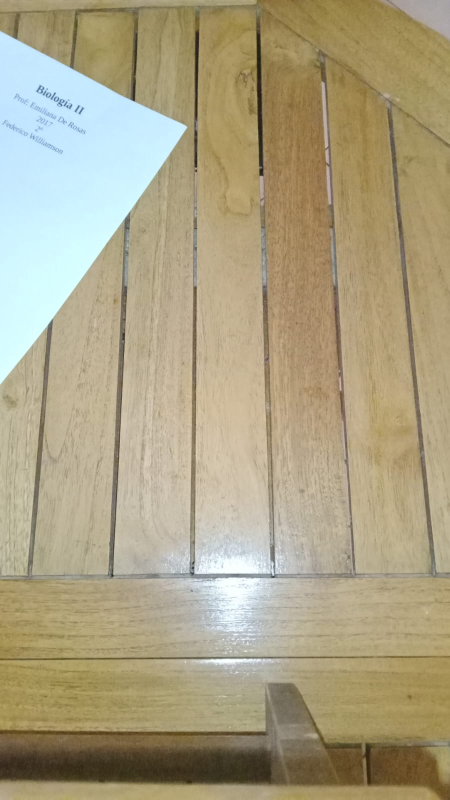
#> input picture datasets/caratulas/corner_flash_nolight.jpeg, 899 x 1599 px (shown at 1/2 size)
$ python -i main.py   (imports and definitions only)
#> lines starting #> are read from the running program, lines starting #| are printed output that depends on the picture; after the words box and inside, x2 and y2 are one past the last pixel; in counts of white or black regions, pixels touching at a corner belong together
#> further down, picture is the input picture: shape (1599, 899, 3); mean B, G, R 132, 161.8, 171.7
import itertools
from functools import cache

import cv2
import numpy as np
from pathlib import Path
from typing import Any, Callable, TypeAlias
import cv2 as cv
import pandas as pd
import logging
from rich.layout import Panel
from rich.logging import RichHandler
from rich.progress import track
from rich.console import Console

from dataset import Dataset
from dataset_item import DatasetItem
from utils import Utils

# [3 lines not run here, left out]

log = logging.getLogger("rich")
# [1 line not run here, left out]

console = Console()
Img: TypeAlias = cv.Mat | np.ndarray[Any, np.dtype]
Contour: TypeAlias = Img


# [9 lines left out: function lerp_color, not called in this run]


@cache
def gamma_lut(gamma: float):
    inv_gamma = 1.0 / gamma
    return np.array(
        [((i / 255.0) ** inv_gamma) * 255 for i in np.arange(0, 256)]
    ).astype(np.uint8)


def adjust_gamma(image, gamma=1.0):
    # build a lookup table mapping the pixel values [0, 255] to
    # their adjusted gamma values

    # apply gamma correction using the lookup table
    return cv.LUT(image, gamma_lut(gamma))


# [35 lines left out: function smooth_contour, not called in this run]


def pre_process_image(image: np.ndarray) -> np.ndarray:
    # Morphology
    # blurred = cv.GaussianBlur(image.copy(), (5, 5), 0)
    blurred = cv.medianBlur(image, 5)
    # Apply morphological gradient
    kernel = cv.getStructuringElement(cv.MORPH_ELLIPSE, (5, 5))
    gradient = cv.morphologyEx(blurred, cv.MORPH_GRADIENT, kernel)
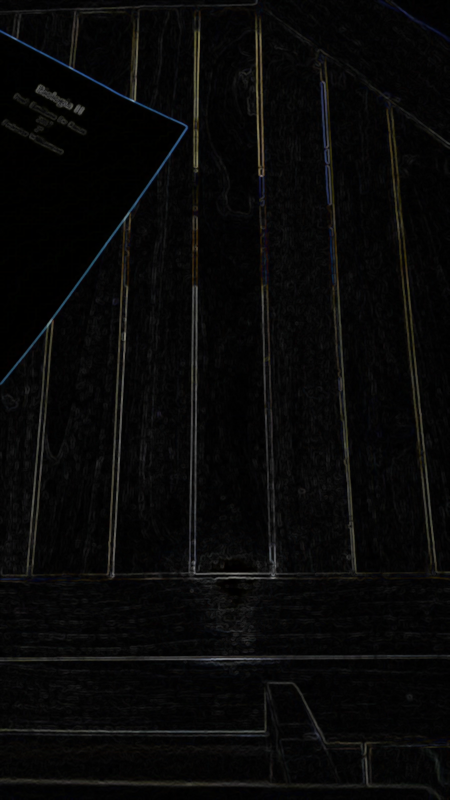
#> gradient: shape (1599, 899, 3) (shown at 1/2 size); mean B, G, R 7.9, 8.1, 8.1
    gray_gradient = cv.cvtColor(gradient, cv.COLOR_BGR2GRAY)
    gray_gradient_eq = cv.equalizeHist(gray_gradient)  # Highlight borders even more
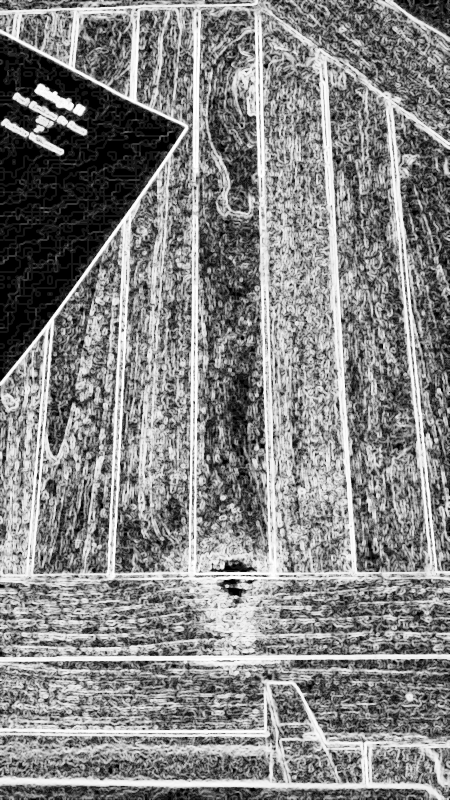
#> gray_gradient_eq: shape (1599, 899) (shown at 1/2 size); min 0, max 255, mean 131.8
    gray_gradient = cv.addWeighted(gray_gradient_eq, 0.15, gray_gradient, 6, 0)
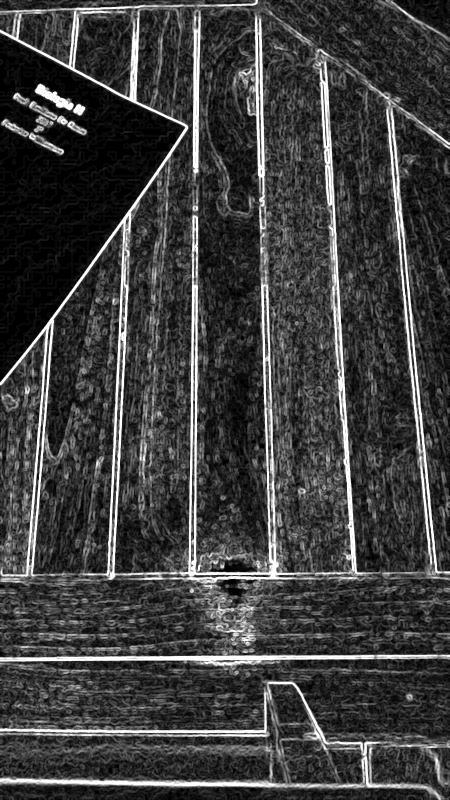
#> gray_gradient: shape (1599, 899) (shown at 1/2 size); min 0, max 255, mean 62.3
    gray_gradient = adjust_gamma(gray_gradient, 0.60)
#> in adjust_gamma, `return cv.LUT(image, gamma_lut(gamma))`:
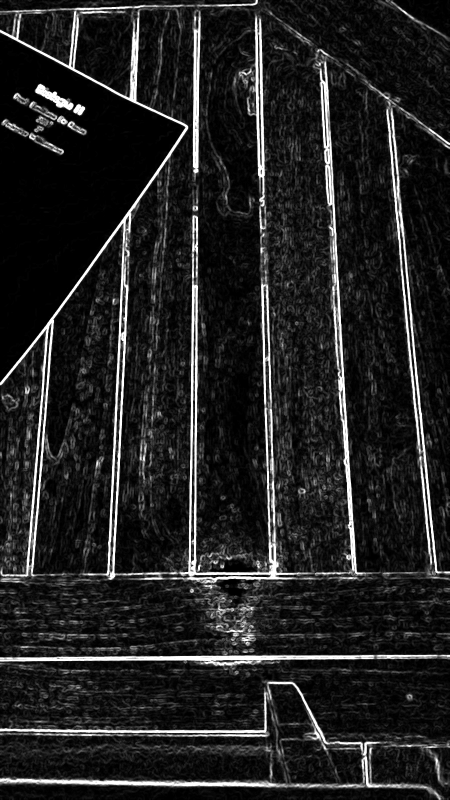
#> returned value: shape (1599, 899) (shown at 1/2 size); min 0, max 255, mean 34.5
    # gray_gradient_eq = cv.equalizeHist(gray_gradient) # Highlight borders even more
    # gray_gradient = cv.addWeighted(gray_gradient_eq, 0.15, gray_gradient, 0.85, 0)
    # s(gray_gradient)
    # Sharpen image
    kernel = cv.getStructuringElement(cv.MORPH_ELLIPSE, (5, 5))
    gray_gradient = cv.morphologyEx(gray_gradient, cv.MORPH_DILATE, kernel)
    gray_gradient = cv.morphologyEx(gray_gradient, cv.MORPH_OPEN, kernel)
    gray_gradient = cv.morphologyEx(gray_gradient, cv.MORPH_CLOSE, kernel)
    gray_gradient = cv.morphologyEx(gray_gradient, cv.MORPH_ERODE, kernel)
    gray_gradient = cv.GaussianBlur(gray_gradient, (5, 5), 1)
    # gray_gradient = cv.morphologyEx(gray_gradient, cv.MORPH_GRADIENT, kernel)

    pre_threshold_gg = gray_gradient.copy()

    # Otsu threshold
    _, gray_gradient = cv.threshold(
        gray_gradient, -1, 255, cv.THRESH_OTSU | cv.THRESH_BINARY
    )
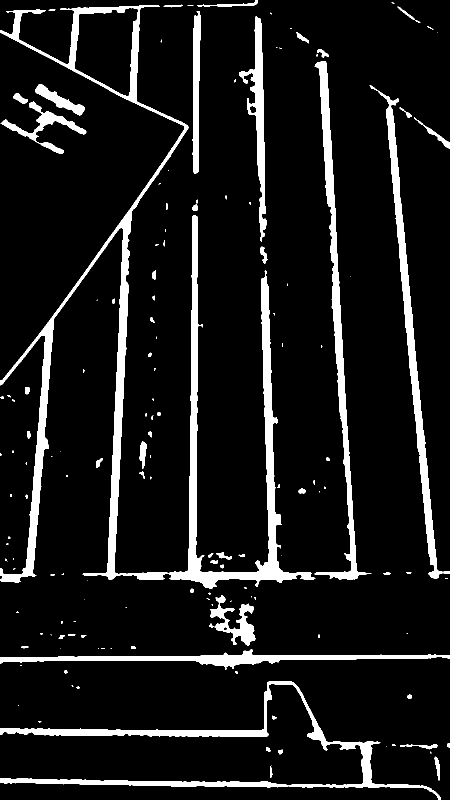
#> gray_gradient: shape (1599, 899) (shown at 1/2 size); 9.5% white; 147 white regions (77 under 20 px), largest, box (x1, y1, x2, y2) and area: (0, 10, 631, 1178) 56811, (0, 1363, 882, 1599) 17816, (629, 122, 743, 1160) 14225
    gray_gradient = cv.GaussianBlur(gray_gradient, (11, 11), 1)
    kernel = cv.getStructuringElement(cv.MORPH_ELLIPSE, (3, 3))
    gray_gradient = cv.morphologyEx(gray_gradient, cv.MORPH_DILATE, kernel)
    gray_gradient = cv.morphologyEx(gray_gradient, cv.MORPH_DILATE, kernel)
    gray_gradient = cv.morphologyEx(gray_gradient, cv.MORPH_DILATE, kernel)
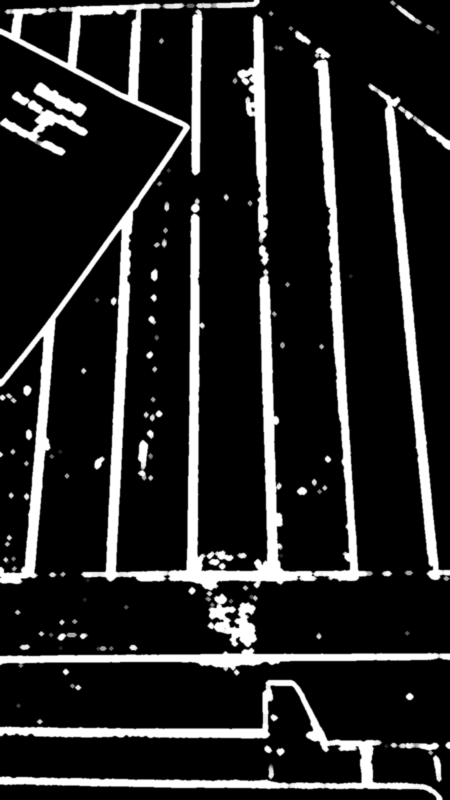
#> gray_gradient: shape (1599, 899) (shown at 1/2 size); min 0, max 255, mean 37.8
    # [7 lines of commented-out code are left out]
    canny = gray_gradient
    ## canny = cv.Canny(gray_gradient, 100, 200)
    kernel = cv.getStructuringElement(cv.MORPH_ELLIPSE, (5, 5))
    canny = cv.morphologyEx(canny, cv.MORPH_OPEN, kernel)
    canny = cv.morphologyEx(canny, cv.MORPH_CLOSE, kernel)
    canny = cv.morphologyEx(canny, cv.MORPH_ERODE, kernel)
    canny = cv.morphologyEx(canny, cv.MORPH_ERODE, kernel)
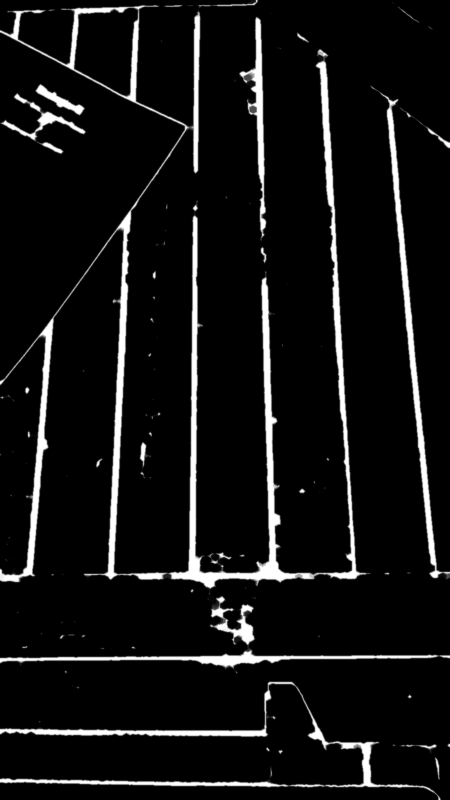
#> canny: shape (1599, 899) (shown at 1/2 size); min 0, max 255, mean 19.2
    canny = cv.GaussianBlur(canny, (11, 11), 1)

    # [7 lines of commented-out code are left out]
    return canny


# [312 lines left out: functions grade_contours, render_good_contours, file_cache, process_image, border_detect, line_detect and 9 more, not called in this run]


def process_samples(dataset: Dataset, output_dir: Path):
    for smp in dataset.items:
        yield from process_sample(smp, output_dir)


# [296 lines left out: functions analyse_results, process_sample, morphological_region_detect, mask_blue, main, compue_df, not called in this run]


# [2 lines not run here, left out]

>>> import cv2
>>> picture = cv2.imread('../datasets/caratulas/corner_flash_nolight.jpeg')
>>> result = pre_process_image(picture)

$ run again, on datasets/creative/book_noflash_light.jpeg
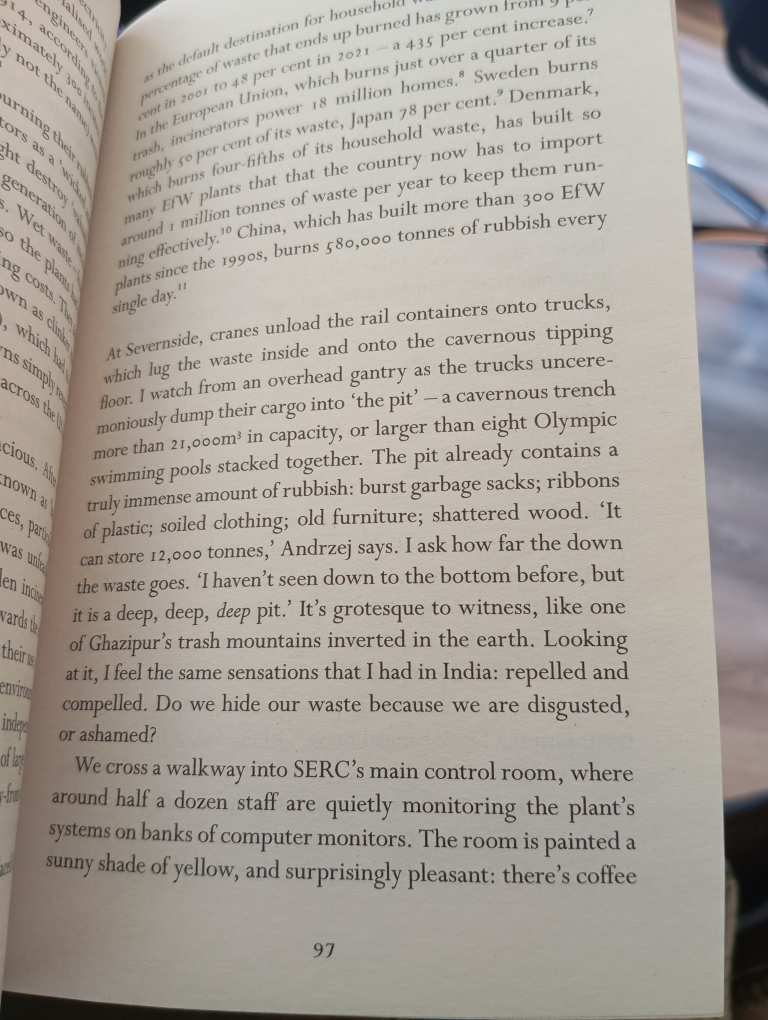
#> input picture datasets/creative/book_noflash_light.jpeg, 3072 x 4080 px (shown at 1/4 size)
#> picture is the input picture: shape (4080, 3072, 3); mean B, G, R 154.4, 161.7, 167.9
#> in pre_process_image, `_, gray_gradient = cv.threshold( gray_gradient, -1, 255, cv.THRESH_OTS..`:
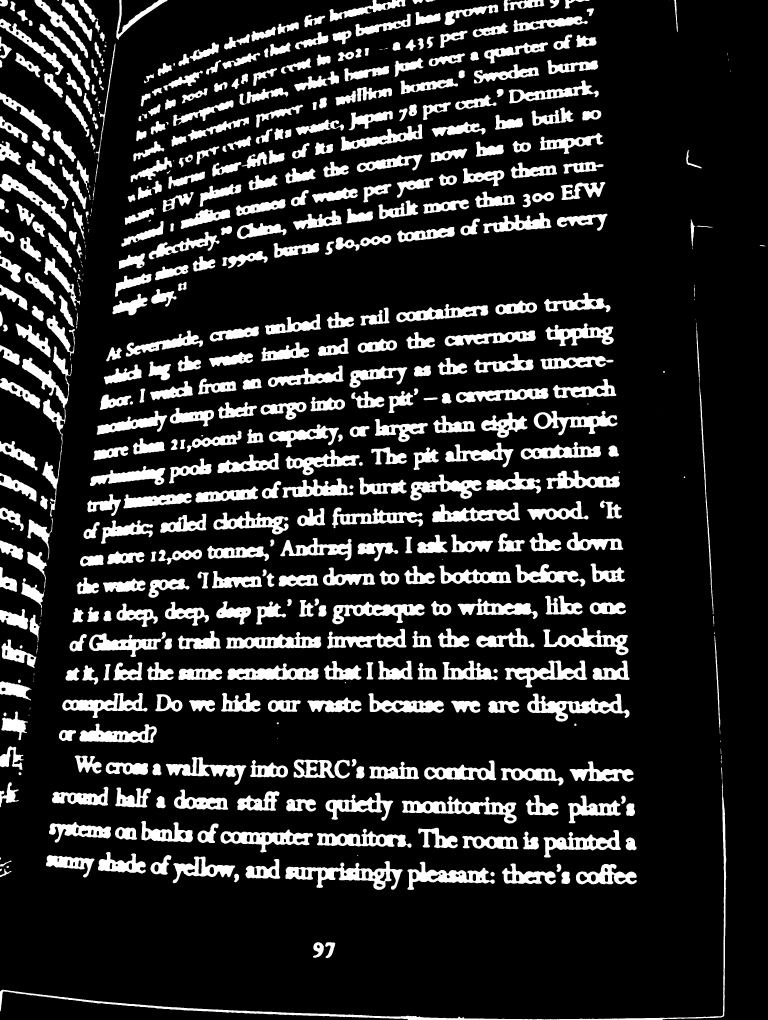
#> gray_gradient: shape (4080, 3072) (shown at 1/4 size); 16.5% white; 565 white regions (43 under 20 px), largest, box (x1, y1, x2, y2) and area: (0, 3067, 2905, 4080) 28364, (1142, 3444, 1611, 3560) 20179, (88, 1386, 288, 2067) 20172
#> in pre_process_image, `canny = cv.morphologyEx(canny, cv.MORPH_ERODE, kernel)`:
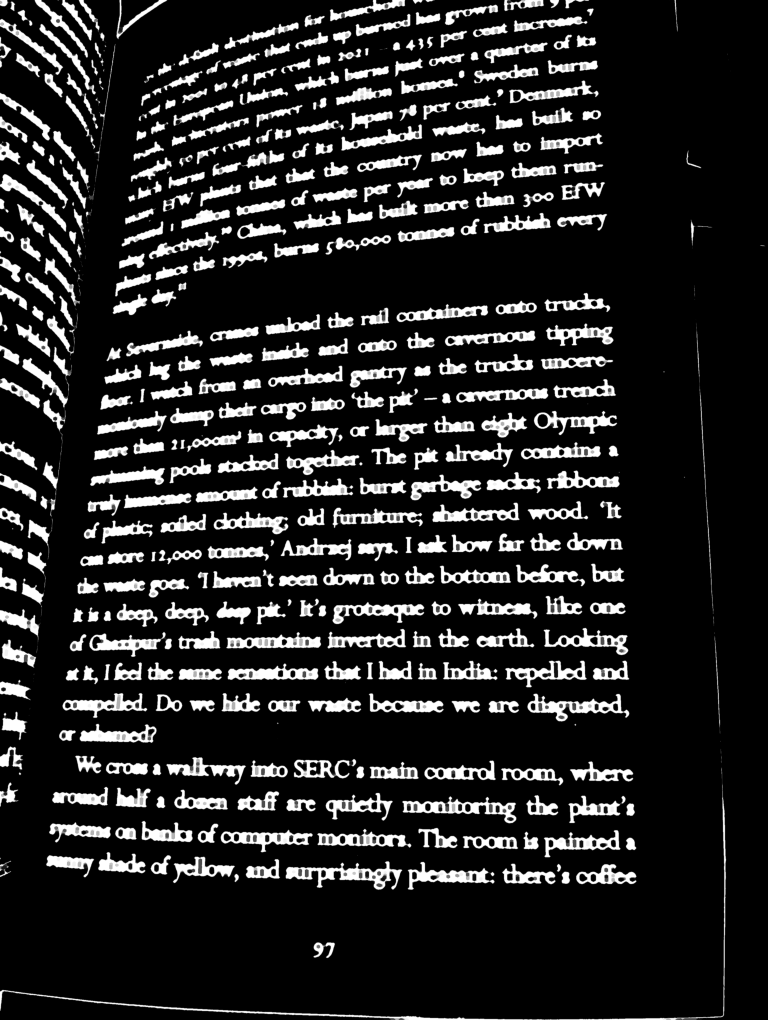
#> canny: shape (4080, 3072) (shown at 1/4 size); min 0, max 255, mean 37.7
